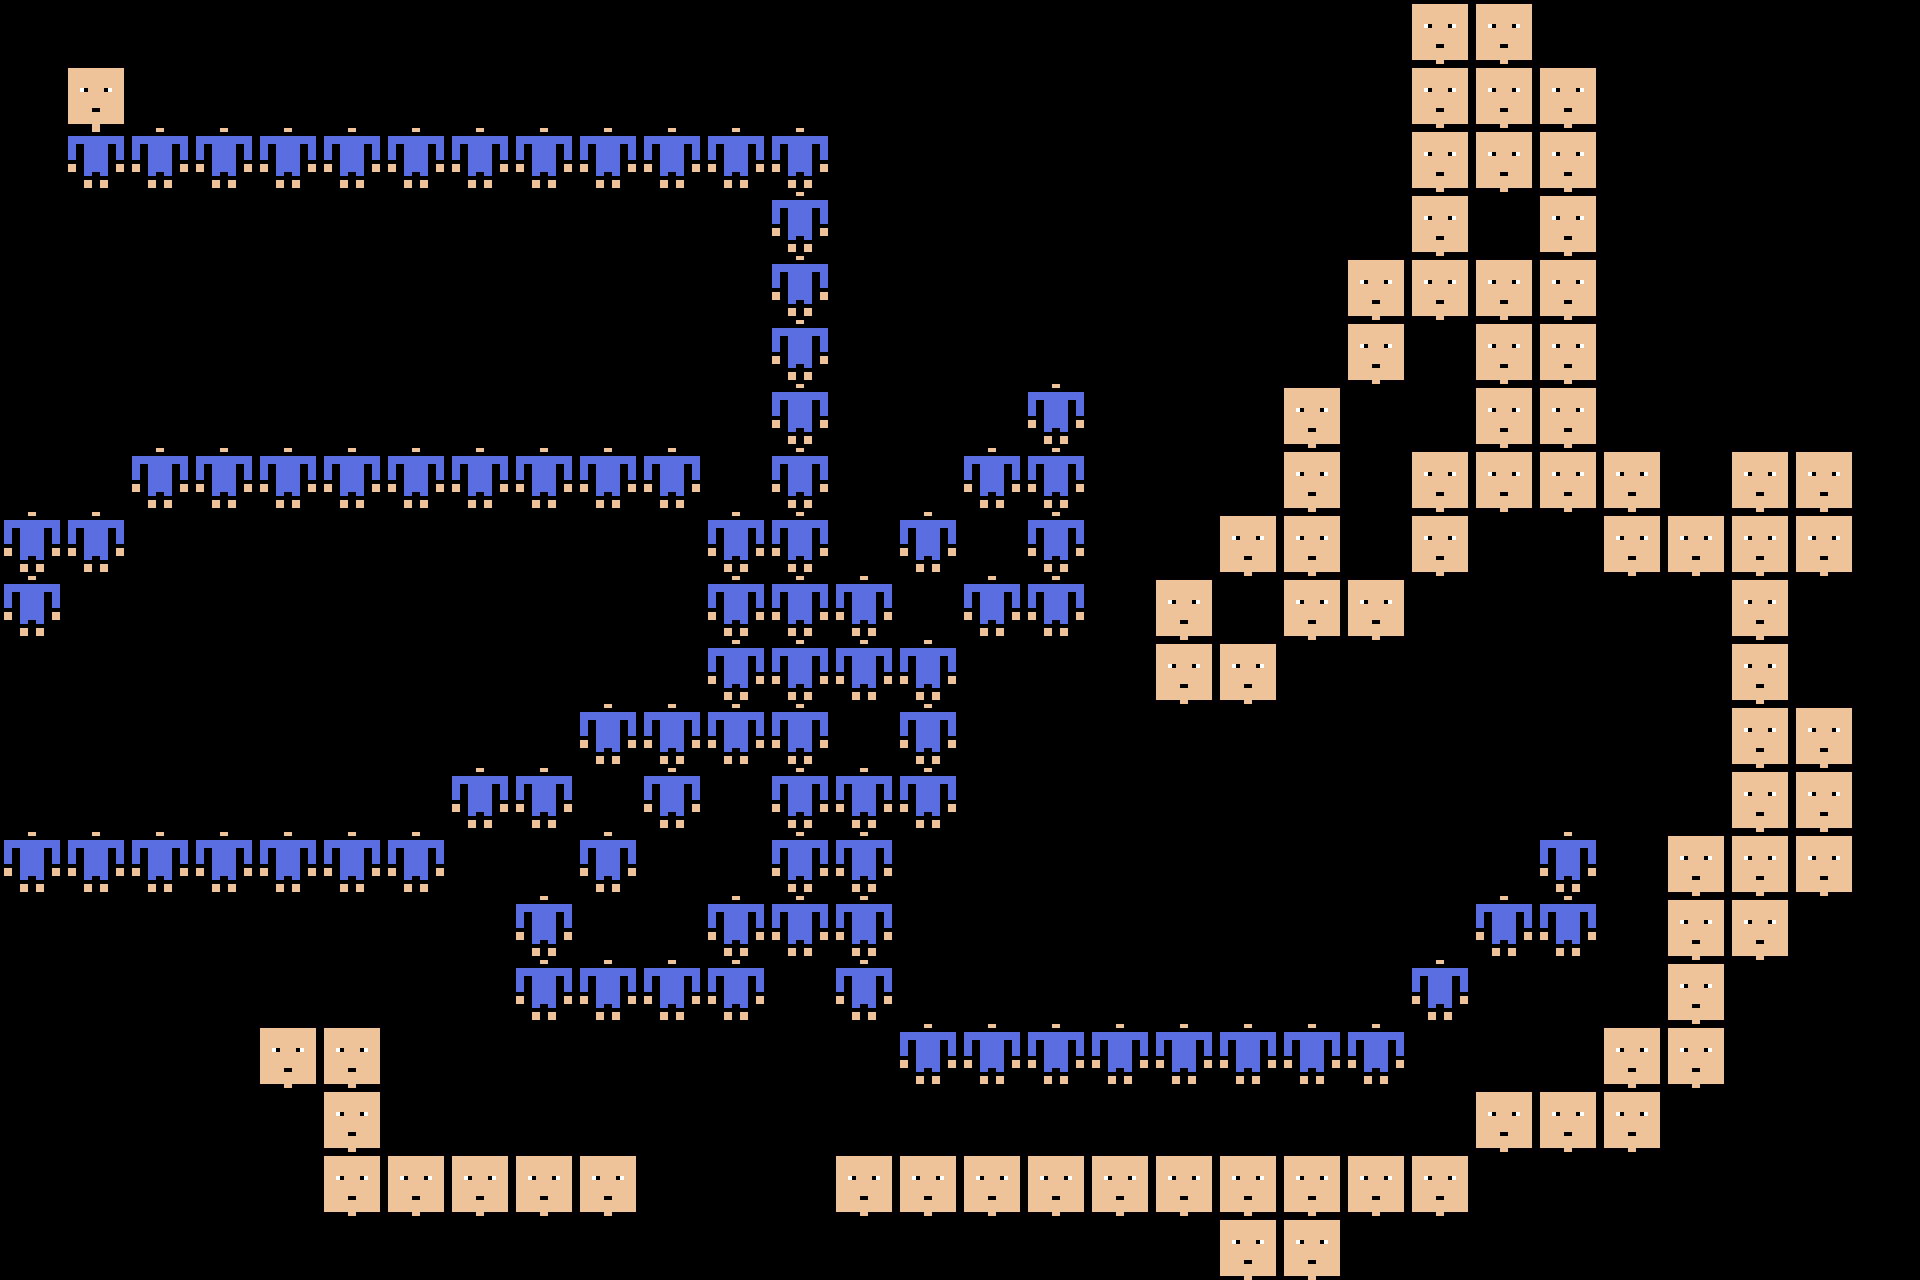

A level layout from a 2D game, rendered from its tile map. Below: a short description, then the map file with its tile-grid data intact:
An orthogonal 30x20 tile map with 64x64 px tiles, 1 tile layer (Tile Layer 1).

<map version="1.9" tiledversion="1.9.2" orientation="orthogonal" renderorder="right-down" width="30" height="20" tilewidth="64" tileheight="64" infinite="0" nextlayerid="2" nextobjectid="1">
 <tileset firstgid="1" source="aSDFFD FDSASDFASAFDFSDREFRGASFDdsfsdfsddfsadsf.tsx" />
 <layer id="1" name="Tile Layer 1" width="30" height="20">
  <data encoding="csv">
0,0,0,0,0,0,0,0,0,0,0,0,0,0,0,0,0,0,0,0,0,0,1,1,0,0,0,0,0,0,
0,1,0,0,0,0,0,0,0,0,0,0,0,0,0,0,0,0,0,0,0,0,1,1,1,0,0,0,0,0,
0,2,2,2,2,2,2,2,2,2,2,2,2,0,0,0,0,0,0,0,0,0,1,1,1,0,0,0,0,0,
0,0,0,0,0,0,0,0,0,0,0,0,2,0,0,0,0,0,0,0,0,0,1,0,1,0,0,0,0,0,
0,0,0,0,0,0,0,0,0,0,0,0,2,0,0,0,0,0,0,0,0,1,1,1,1,0,0,0,0,0,
0,0,0,0,0,0,0,0,0,0,0,0,2,0,0,0,0,0,0,0,0,1,0,1,1,0,0,0,0,0,
0,0,0,0,0,0,0,0,0,0,0,0,2,0,0,0,2,0,0,0,1,0,0,1,1,0,0,0,0,0,
0,0,2,2,2,2,2,2,2,2,2,0,2,0,0,2,2,0,0,0,1,0,1,1,1,1,0,1,1,0,
2,2,0,0,0,0,0,0,0,0,0,2,2,0,2,0,2,0,0,1,1,0,1,0,0,1,1,1,1,0,
2,0,0,0,0,0,0,0,0,0,0,2,2,2,0,2,2,0,1,0,1,1,0,0,0,0,0,1,0,0,
0,0,0,0,0,0,0,0,0,0,0,2,2,2,2,0,0,0,1,1,0,0,0,0,0,0,0,1,0,0,
0,0,0,0,0,0,0,0,0,2,2,2,2,0,2,0,0,0,0,0,0,0,0,0,0,0,0,1,1,0,
0,0,0,0,0,0,0,2,2,0,2,0,2,2,2,0,0,0,0,0,0,0,0,0,0,0,0,1,1,0,
2,2,2,2,2,2,2,0,0,2,0,0,2,2,0,0,0,0,0,0,0,0,0,0,2,0,1,1,1,0,
0,0,0,0,0,0,0,0,2,0,0,2,2,2,0,0,0,0,0,0,0,0,0,2,2,0,1,1,0,0,
0,0,0,0,0,0,0,0,2,2,2,2,0,2,0,0,0,0,0,0,0,0,2,0,0,0,1,0,0,0,
0,0,0,0,1,1,0,0,0,0,0,0,0,0,2,2,2,2,2,2,2,2,0,0,0,1,1,0,0,0,
0,0,0,0,0,1,0,0,0,0,0,0,0,0,0,0,0,0,0,0,0,0,0,1,1,1,0,0,0,0,
0,0,0,0,0,1,1,1,1,1,0,0,0,1,1,1,1,1,1,1,1,1,1,0,0,0,0,0,0,0,
0,0,0,0,0,0,0,0,0,0,0,0,0,0,0,0,0,0,0,1,1,0,0,0,0,0,0,0,0,0
</data>
 </layer>
</map>